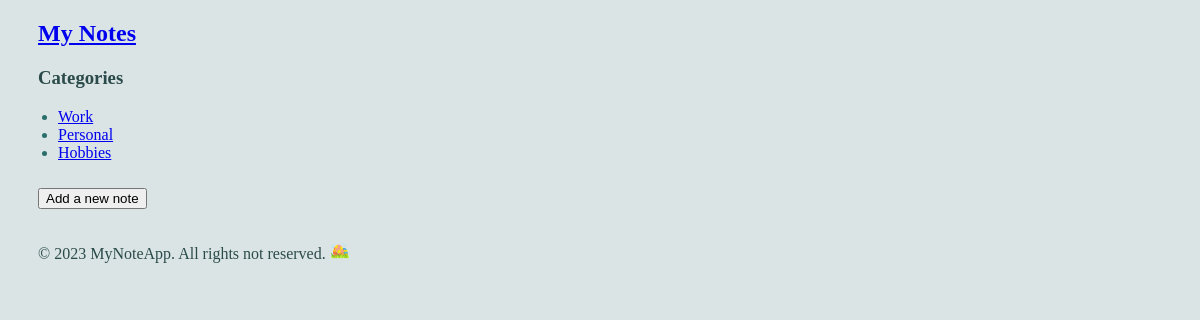
Page /categories/ on the committed database.
### notes/models.py (models this page shows, shortened)
class Category(models.Model):
    title = models.CharField(max_length=200)

### notes/views.py (the view)
# urls.py: path('categories/', views.categories, name='categories_list'),
def categories(request):
    categories_list = get_list_or_404(Category.objects.order_by('-title'))
    context = {'categories_list': categories_list}
    return render(request, 'notes/categories.html', context)

### notes/templates/notes/categories.html (shortened to what this page needs)
{% extends 'base.html' %}
{% block content %}
    <h3>Categories</h3>
    <ul>
    {% for category in categories_list %}
        <li><a href="{% url 'notes:category_detail' category.id %}">{{ category.title }}</a></li>
    {% endfor %}
    </ul>
    <a href="{% url 'notes:new_note' 0%}">
        <button type="button" class="btn btn-outline-primary btn-with-margin">Add a new note</button>
    </a>
{% endblock %}

### notes/static/notes/css/notes.css (style rules this page uses)
body { background-color: #dae4e5; }
h2, h3, p { color: #2b4a4a; margin-left: 30px; }
li { color: #296e6b; margin-left: 10px; }
.btn-with-margin { margin-left: 30px; margin-top: 10px; }

### rows in the picture
Category: title "Work"
Category: title "Personal"
Category: title "Hobbies"
